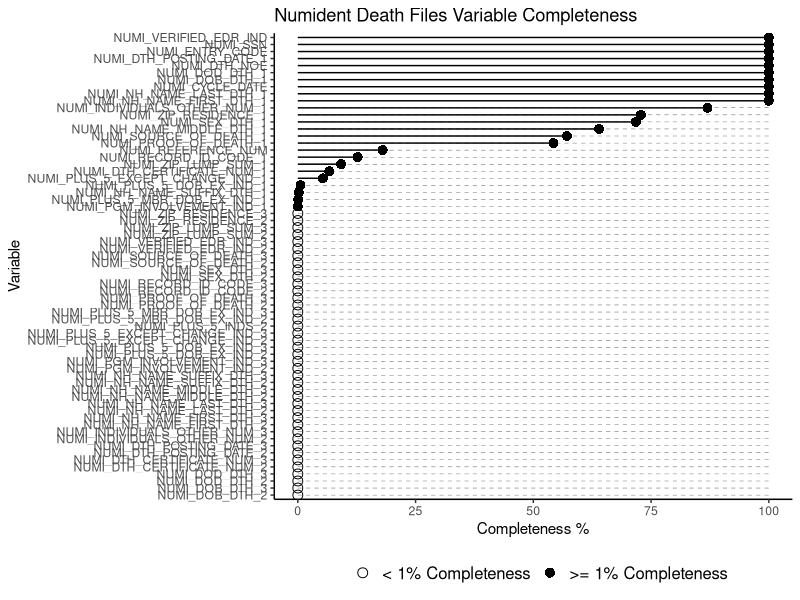
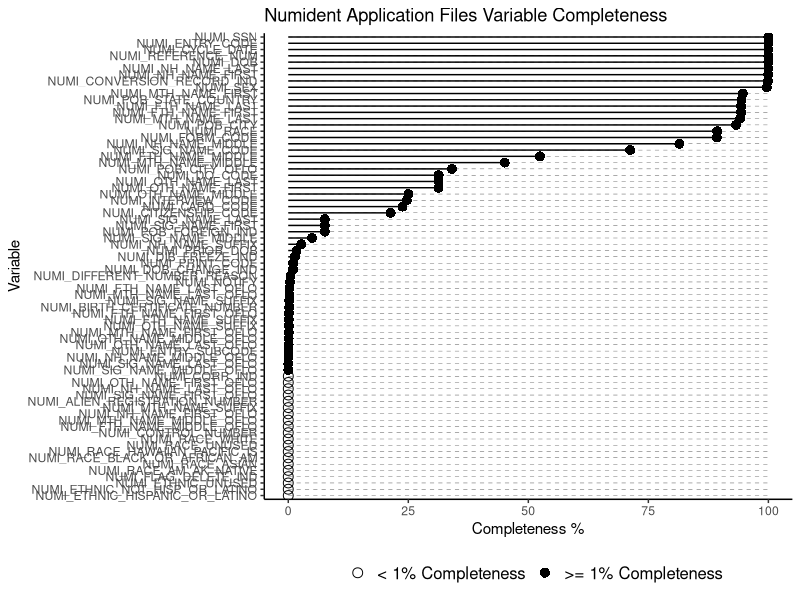
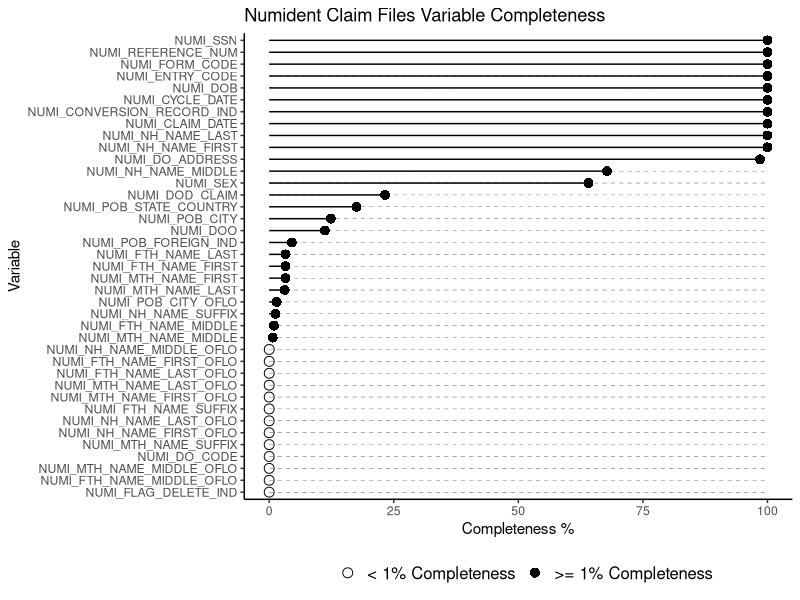
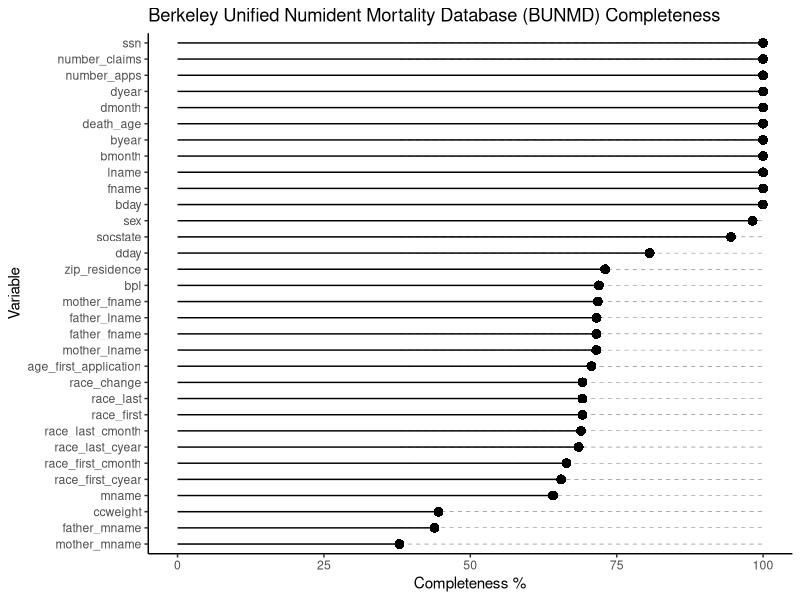

Reproduce these figures in R, in order.
## ---- chunk 1
library(tidyverse)
## ---- chunk 2
coverage <- read_csv("percent_na_coverage.csv") %>% 
  mutate(all.missing = case_when(
    value < 0.01 ~ "< 1% Completeness",
    value >= 0.01 ~ ">= 1% Completeness"
  ))
## ---- chunk 3
death_completeness <- coverage %>% 
  filter(numident_file == "deaths") %>% 
  filter(!str_detect(name, "FILLER")) %>% 
ggplot() + 
  geom_point(aes(x = reorder(name, value), y = value, shape = all.missing), size = 3, show.legend = TRUE) + 
  geom_segment( aes(x = name, xend = name, y=0, yend=value), color="black") +
  theme_classic() +
  geom_segment(aes(
    x = name,
    xend = name, 
    y = min(value),
    yend = max(value)
  ),
  linetype = "dashed",
  size = 0.1
  ) + # Draw dashed lines
  coord_flip() + 
  scale_shape_manual(values = c(1, 16)) +
  labs(title = "Numident Death Files Variable Completeness",
       x = "Variable",
       y = "Completeness %",
       shape = " ") + 
  theme(legend.position = "bottom", legend.text=element_text(size=12))

ggsave(plot = death_completeness, filename = "/Users/casey/Documents/censoc/bunmd_paper/illustrations/death_coverage.png", height = 11, width = 8.5)
## ---- chunk 4
app_completeness <- coverage %>% 
  filter(numident_file == "apps") %>% 
  filter(!str_detect(name, "FILLER")) %>% 
  #filter(value > 0) %>% 
ggplot() + 
  geom_point(aes(x = reorder(name, value), y = value, shape = all.missing), size = 3) + 
  geom_segment( aes(x = name, xend = name, y=0, yend=value), color="black") +
  theme_classic() +
  geom_segment(aes(
    x = name,
    xend = name, 
    y = min(value),
    yend = max(value)
  ),
  linetype = "dashed",
  size = 0.1
  ) + # Draw dashed lines
  coord_flip() + 
  scale_shape_manual(values = c(1, 16)) +
  labs(title = "Numident Application Files Variable Completeness",
       x = "Variable",
       y = "Completeness %",
       shape = " ") + 
  theme(legend.position = "bottom", legend.text=element_text(size=12)) +
  ylim(0, 100)

ggsave(plot = app_completeness, filename = "/Users/casey/Documents/censoc/bunmd_paper/illustrations/application_coverage.png", height = 11, width = 8.5)
## ---- chunk 5
claim_coverage <- coverage %>% 
  filter(numident_file == "claims") %>% 
  filter(!str_detect(name, "FILLER")) %>% 
 # filter(value > 1) %>% 
ggplot() + 
  geom_point(aes(x = reorder(name, value), y = value, shape = all.missing), size = 3) + 
  geom_segment( aes(x = name, xend = name, y=0, yend=value), color="black") +
  theme_classic() +
  geom_segment(aes(
    x = name,
    xend = name, 
    y = min(value),
    yend = max(value)
  ),
  linetype = "dashed",
  size = 0.1
  ) + # Draw dashed lines
  coord_flip() + 
  scale_shape_manual(values = c(1, 16)) +
  labs(title = "Numident Claim Files Variable Completeness",
       x = "Variable",
       y = "Completeness %",
       shape = " ") + 
  theme(legend.position = "bottom", legend.text=element_text(size=12))

ggsave(plot = claim_coverage, filename = "/Users/casey/Documents/censoc/bunmd_paper/illustrations/claim_coverage.png", height = 11, width = 8.5)
## ---- chunk 6
bunmd_coverage <- coverage %>% 
  filter(numident_file == "bunmd") %>% 
  filter(!name %in% c("weight", "cweight")) %>% 
ggplot() + 
  geom_point(aes(x = reorder(name, value), y = value, shape = all.missing), size = 3, show.legend = FALSE) + 
  geom_segment( aes(x = name, xend = name, y=0, yend=value), color="black") +
  theme_classic() +
  geom_segment(aes(
    x = name,
    xend = name, 
    y = min(value),
    yend = max(value)
  ),
  linetype = "dashed",
  size = 0.1
  ) + # Draw dashed lines
  coord_flip() + 
  scale_shape_manual(values = c(16, 1)) +
  labs(title = "Berkeley Unified Numident Mortality Database (BUNMD) Completeness",
       x = "Variable",
       y = "Completeness %",
       shape = " ") + 
  theme(legend.position = "bottom")
  ylim(0, 100)

ggsave(plot = bunmd_coverage, filename = "/Users/casey/Documents/censoc/bunmd_paper/illustrations/bunmd_coverage_completeness.png", height = 11, width = 8.5)
